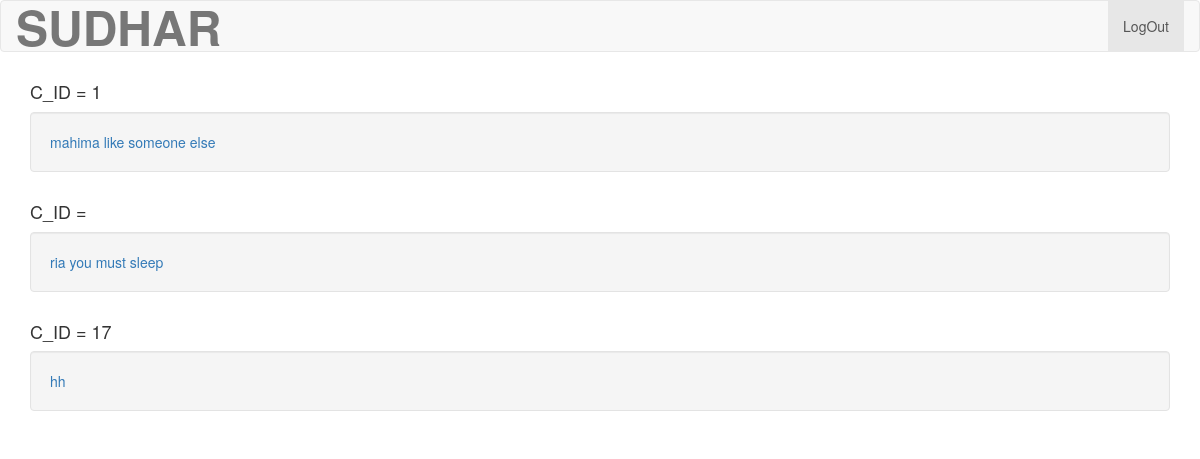
/complaints/, run on an earlier commit of the app's database.
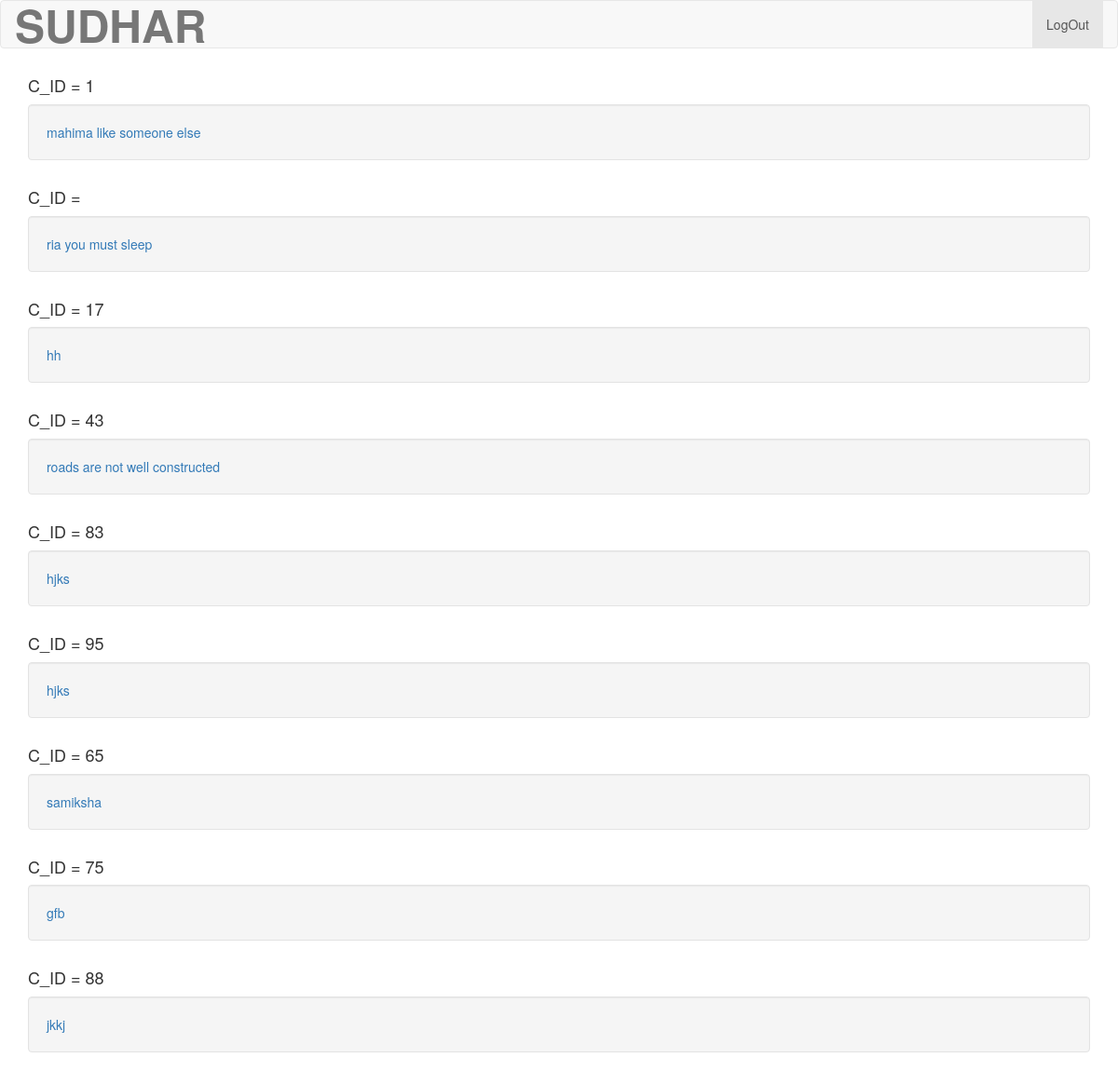
And on a later commit of the database.
### change/models.py (models this page shows, shortened)
class Complaint(models.Model):
    c_name = models.CharField(max_length=250)
    c_id = models.CharField(max_length=250)
    date = models.CharField(max_length=250)
    directed_to = models.CharField(max_length=250)
    c_category = models.CharField(max_length=5)

### change/views.py (the view)
# urls.py: url(r'^complaints/$', views.complaint_list, name='complaint_list'),
def complaint_list(request):
    complaints = Complaint.objects.all()
    return render(request, 'change/complaint_list.html', {'complaints': complaints})

### change/templates/change/complaint_list.html (shortened to what this page needs)
{% block content %}
    <!DOCTYPE html>
<html lang="en">
<head>
  <link rel="stylesheet" href="https://maxcdn.bootstrapcdn.com/bootstrap/3.3.7/css/bootstrap.min.css">
</head>
    <body>
        <nav class="navbar navbar-default">
  <div class="container-fluid">
    <div class="navbar-header">
      <a class="navbar-brand" href="#"><font size="40px"><b>SUDHAR</b></font></a>
    </div>
    <ul class="nav navbar-nav" style="float:right;">
      <li class="active"><a href="{% url 'change:logout' %}">LogOut</a></li>
    </ul>
  </div>
</nav>
	{% for complaint in complaints %}
        <div class="container">
              <h4>C_ID = {{ complaint.c_id }}</h4>
              <div class="well"><a href="{% url 'change:complaint_details' pk=complaint.pk %}">{{ complaint.c_name }}</a></div>
        </div>
	{% endfor %}
    </body>
</html>
{% endblock %}

What changed in the data, as far as the page shows it:
added Complaint: c_id "43", c_name "roads are not well constructed"
added Complaint: c_id "83", c_name "hjks"
added Complaint: c_id "95", c_name "hjks"
added Complaint: c_id "65", c_name "samiksha"
added Complaint: c_id "75", c_name "gfb"
added Complaint: c_id "88", c_name "jkkj"
